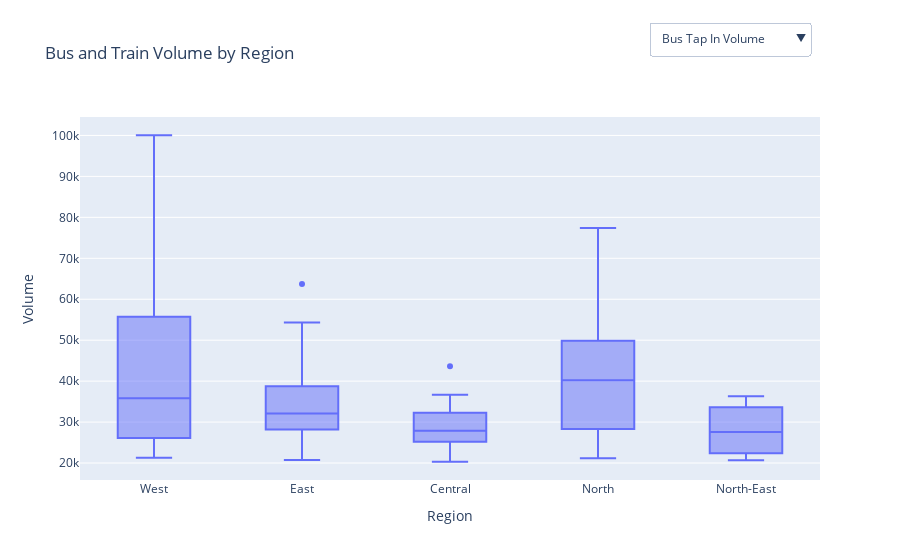

Write notebook code for a chart like this one.
### Code cell
bus_vol_box = bus_vol[(bus_vol['TOTAL_TAP_IN_VOLUME'] > 20000) & (bus_vol['TOTAL_TAP_OUT_VOLUME'] > 20000)]
train_vol_box = train_vol[(train_vol['TOTAL_TAP_IN_VOLUME'] > 20000) & (train_vol['TOTAL_TAP_OUT_VOLUME'] > 20000)]

data = [
    go.Box(x=bus_vol_box['Region'], y=bus_vol_box['TOTAL_TAP_IN_VOLUME'], name="Bus Tap In Volume", visible=True),
    go.Box(x=train_vol_box['Region'], y=train_vol_box['TOTAL_TAP_IN_VOLUME'], name="Train Tap In Volume", visible=False),
    go.Box(x=bus_vol_box['Region'], y=bus_vol_box['TOTAL_TAP_OUT_VOLUME'], name="Bus Tap Out Volume", visible=False),
    go.Box(x=train_vol_box['Region'], y=train_vol_box['TOTAL_TAP_OUT_VOLUME'], name="Train Tap Out Volume", visible=False),
]

updatemenus = [
    dict(
        type="dropdown",
        buttons=[
            dict(
                label="Bus Tap In Volume",
                method="update",
                args=[
                    {"visible": [True, False, False, False]},
                    {"title": "Bus and Train Volume by Region", "yaxis_title": "Volume"},
                ],
            ),
            dict(
                label="Train Tap In Volume",
                method="update",
                args=[
                    {"visible": [False, True, False, False]},
                    {"title": "Bus and Train Volume by Region", "yaxis_title": "Volume"},
                ],
            ),
            dict(
                label="Bus Tap Out Volume",
                method="update",
                args=[
                    {"visible": [False, False, True, False]},
                    {"title": "Bus and Train Volume by Region", "yaxis_title": "Volume"},
                ],
            ),
            dict(
                label="Train Tap Out Volume",
                method="update",
                args=[
                    {"visible": [False, False, False, True]},
                    {"title": "Bus and Train Volume by Region", "yaxis_title": "Volume"},
                ],
            ),
        ],
        direction="down",
        pad={"r": 10, "t": 10},
        showactive=True,
        x = 1,
        xanchor = "right",
        y = 1.29,
        yanchor = "top"
    ),
]

layout = go.Layout(
    updatemenus=updatemenus,
    title="Bus and Train Volume by Region",
    yaxis_title="Volume",
    xaxis_title='Region'
)

fig = go.Figure(data=data, layout=layout)
fig.show()

### Figure 1 — Plotly figure (JSON) as saved in the notebook; plotly's stock layout.template omitted (floating-point values rounded to 4 significant figures; data arrays with more than 128 entries replaced by an {"elided": "..."} marker saying what was removed)
{"data": [{"name": "Bus Tap In Volume", "type": "box", "visible": true, "x": ["West", "West", "East", "East", "East", "Central", "Central", "East", "North", "West", "East", "North", "Central", "North", "North", "North", "Central", "North", "East", "North", "Central", "East", "East", "West", "West", "West", "East", "West", "West", "West", "East", "East", "North", "West", "East", "North", "East", "West", "West", "Central", "North", "North", "East", "East", "Central", "West", "East", "West", "Central", "East", "West", "East", "Central", "East", "West", "East", "Central", "North", "East", "North", "North", "West", "West", "North", "North", "North-East", "West", "West", "West", "North", "North-East", "North", "East", "North", "Central", "West", "North", "West", "North-East", "North-East", "North", "West", "West", "Central"], "y": [28281, 100074, 33866, 21875, 54314, 27684, 36655, 32769, 42416, 57350, 30576, 50633, 28038, 23781, 49606, 22508, 34173, 26641, 43413, 42751, 21699, 28480, 26042, 22733, 40549, 21301, 21577, 22597, 46238, 40963, 31362, 43504, 52156, 80214, 38657, 33408, 34191, 75787, 26787, 20290, 40206, 36332, 63696, 25598, 27323, 28202, 20771, 26996, 25315, 38753, 30070, 31396, 30384, 37631, 23470, 52520, 43633, 47398, 28185, 57724, 21145, 28098, 35798, 22118, 77414, 24142, 21711, 41403, 35888, 32312, 20662, 34779, 28581, 47968, 29033, 68829, 28848, 64002, 36280, 30991, 63655, 24140, 55210, 25105]}, {"name": "Train Tap In Volume", "type": "box", "visible": false, "x": {"elided": "495 str values"}, "y": {"elided": "495 int values"}}, {"name": "Bus Tap Out Volume", "type": "box", "visible": false, "x": ["West", "West", "East", "East", "East", "Central", "Central", "East", "North", "West", "East", "North", "Central", "North", "North", "North", "Central", "North", "East", "North", "Central", "East", "East", "West", "West", "West", "East", "West", "West", "West", "East", "East", "North", "West", "East", "North", "East", "West", "West", "Central", "North", "North", "East", "East", "Central", "West", "East", "West", "Central", "East", "West", "East", "Central", "East", "West", "East", "Central", "North", "East", "North", "North", "West", "West", "North", "North", "North-East", "West", "West", "West", "North", "North-East", "North", "East", "North", "Central", "West", "North", "West", "North-East", "North-East", "North", "West", "West", "Central"], "y": [24045, 73020, 27097, 30628, 31230, 34082, 34374, 49892, 22981, 52558, 25511, 61374, 28132, 39577, 27235, 20594, 24051, 39822, 35848, 55614, 29821, 40018, 31062, 20403, 41705, 23879, 40549, 20996, 41639, 54977, 38057, 33743, 25423, 47095, 24109, 45810, 34668, 66620, 26508, 30464, 34775, 35569, 49205, 53188, 26635, 38284, 30948, 23753, 30026, 33150, 22102, 20086, 26052, 34149, 40235, 43638, 38817, 38683, 28210, 50602, 21632, 45807, 46928, 20393, 55259, 20349, 21965, 39025, 22091, 40542, 22484, 38252, 26875, 20387, 25269, 76212, 41456, 26852, 25441, 22789, 39250, 22208, 46472, 28168]}, {"name": "Train Tap Out Volume", "type": "box", "visible": false, "x": {"elided": "495 str values"}, "y": {"elided": "495 int values"}}], "layout": {"title": {"text": "Bus and Train Volume by Region"}, "updatemenus": [{"buttons": [{"args": [{"visible": [true, false, false, false]}, {"title": "Bus and Train Volume by Region", "yaxis_title": "Volume"}], "label": "Bus Tap In Volume", "method": "update"}, {"args": [{"visible": [false, true, false, false]}, {"title": "Bus and Train Volume by Region", "yaxis_title": "Volume"}], "label": "Train Tap In Volume", "method": "update"}, {"args": [{"visible": [false, false, true, false]}, {"title": "Bus and Train Volume by Region", "yaxis_title": "Volume"}], "label": "Bus Tap Out Volume", "method": "update"}, {"args": [{"visible": [false, false, false, true]}, {"title": "Bus and Train Volume by Region", "yaxis_title": "Volume"}], "label": "Train Tap Out Volume", "method": "update"}], "direction": "down", "pad": {"r": 10, "t": 10}, "showactive": true, "type": "dropdown", "x": 1, "xanchor": "right", "y": 1.29, "yanchor": "top"}], "xaxis": {"title": {"text": "Region"}}, "yaxis": {"title": {"text": "Volume"}}}}
